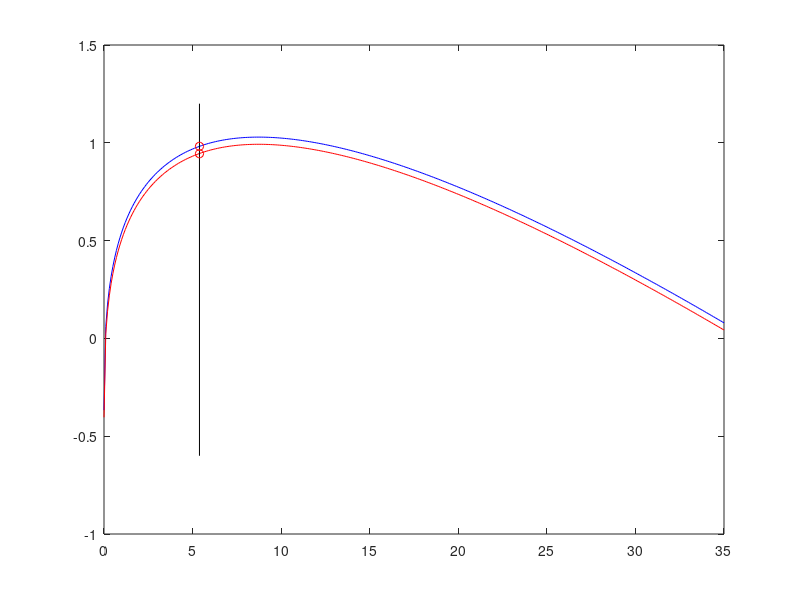

Reproduce this figure in MATLAB.

global T beta gama n delta alpha A0 N0;
T =100;
beta=0.96;
gama=0.02;
n=0.01;
delta=0.06;
alpha=0.36;
A0=1;
N0=1;

%initial conditions
k_star= (alpha/(beta^(-1)*(1+gama)-(1-delta)))^(1/(1-alpha));
y_star= k_star^alpha;

g_L= 0.2*y_star;
g_H= 1.1*g_L;
k_newStar= k_star-0.1*g_L;
k_vect = 0:0.1:35;
c_lowTax = k_vect.^alpha-g_L-k_vect.*(n+gama+delta);
c_highTax= k_vect.^alpha-g_H-k_vect.*(n+gama+delta);
c_lowStar = k_star^alpha-g_L-k_star*(n+gama+delta);
c_highStar= k_newStar^alpha-g_H-k_newStar*(n+gama+delta);

figure (1)
plot(k_vect,c_lowTax,'b',k_vect,c_highTax,'r',[k_star k_star],[-0.6 1.2],'k')
hold on
scatter([k_star k_star],[c_lowStar c_highStar],'r')